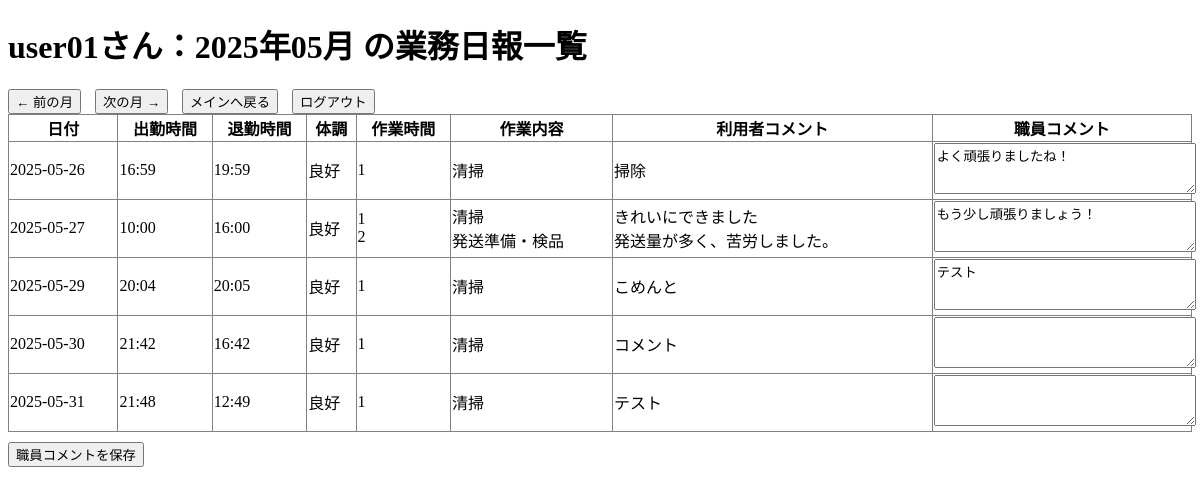
/report_list (signed in), run on an earlier commit of the app's database.
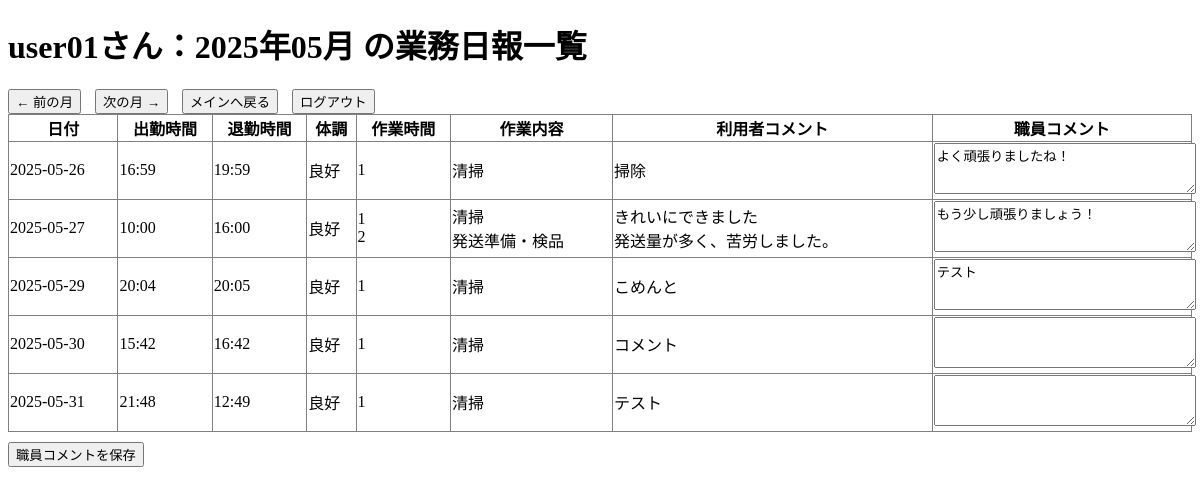
And on a later commit of the database.
### tables this page shows
CREATE TABLE users (
            user_id INTEGER PRIMARY KEY AUTOINCREMENT,
            username TEXT NOT NULL UNIQUE,
            password TEXT NOT NULL,
            name TEXT NOT NULL,
            role TEXT NOT NULL,
            created_at DATETIME DEFAULT CURRENT_TIMESTAMP
        );

CREATE TABLE reports (
            report_id INTEGER PRIMARY KEY AUTOINCREMENT,
            user_id INTEGER NOT NULL,
            report_date DATE NOT NULL,
            condition TEXT NOT NULL,
            start_time TIME NOT NULL,
            end_time TIME NOT NULL,
            work_time INTEGER NOT NULL,
            work_detail TEXT NOT NULL,
            user_comment TEXT,
            staff_comment TEXT,
            created_at DATETIME DEFAULT CURRENT_TIMESTAMP,
            updated_at DATETIME DEFAULT CURRENT_TIMESTAMP,
            FOREIGN KEY (user_id) REFERENCES users(user_id)
        );

### app.py (the view)
@app.route('/report_list', methods=['GET', 'POST'])
def report_list():
    if 'username' not in session:
        return redirect(url_for('login'))
    user_id = request.args.get('user_id')
    if user_id is not None:
        user_id = int(user_id)
    role = session.get('role')
    username = session['username']
    year = request.args.get('year', type=int)
    month = request.args.get('month', type=int)
    today = datetime.today()
    if not year or not month:
        year = today.year
        month = today.month
    first_day = datetime(year, month, 1)
    last_day = datetime(year, month, calendar.monthrange(year, month)[1])
    first_day_str = first_day.strftime('%Y-%m-%d')
    last_day_str = last_day.strftime('%Y-%m-%d')
    logger.debug(f"first_day_str = {repr(first_day_str)}")
    logger.debug(f"last_day_str = {repr(last_day_str)}")
    prev_month = first_day - timedelta(days=1)
    next_month = last_day + timedelta(days=1)
    conn = get_db()
    cursor = conn.cursor()
    if role == 'staff' and user_id:
        cursor.execute('SELECT report_id, report_date, typeof(report_date) FROM reports')
        for row in cursor.fetchall():
            print(f"report_id={row['report_id']}, report_date={row['report_date']}, type={row['typeof(report_date)']}")
        cursor.execute('''
            SELECT r.*, u.username,
                   group_concat(t.task_duration, '\n') as task_duration,
                   group_concat(t.task_name, '\n') as task_name,
                   group_concat(t.task_note, '\n') as task_note
            FROM reports r
            JOIN users u ON r.user_id = u.user_id
            LEFT JOIN report_tasks t ON r.report_id = t.report_id
            WHERE r.user_id = ? AND r.report_date BETWEEN ? AND ?
            GROUP BY r.report_id
            ORDER BY r.report_date ASC
        ''', (user_id, first_day_str, last_day_str))
        reports = cursor.fetchall()
        username_result = cursor.execute("SELECT username FROM users WHERE user_id = ?", (user_id,)).fetchone()
        display_username = username_result['username'] if username_result else '不明'
    else:
        cursor.execute('''
            SELECT r.*, u.username,
                   group_concat(t.task_duration, '\n') as task_duration,
                   group_concat(t.task_name, '\n') as task_name,
                   group_concat(t.task_note, '\n') as task_note
            FROM reports r
            JOIN users u ON r.user_id = u.user_id
            LEFT JOIN report_tasks t ON r.report_id = t.report_id
            WHERE u.username = ? AND r.report_date BETWEEN ? AND ?
            GROUP BY r.report_id
            ORDER BY r.report_date ASC
        ''', (username, first_day_str, last_day_str))
        reports = cursor.fetchall()
        display_username = username
    conn.close()
    return render_template('report_list.html',
                           reports=reports,
                           name=display_username,
                           user_id=user_id,
                           display_month=f"{year}年{month:02d}月",
                           year=year,
                           month=month,
                           prev_year=prev_month.year,
                           prev_month=prev_month.month,
                           next_year=next_month.year,
                           next_month=next_month.month,)

### app.py (called while the page is built)
def get_db():
    db = getattr(g, '_database', None)
    if db is None:
        base_dir = os.path.dirname(os.path.abspath(__file__))
        db_path = os.path.join(base_dir, 'your_database.db')  # ← ここは正しい DB ファイル名
        db = g._database = sqlite3.connect(db_path)
        db.row_factory = sqlite3.Row
    return db

@app.teardown_appcontext
def close_connection(exception):
    db = getattr(g, '_database', None)
    if db is not None:
        db.close()

### templates/report_list.html (shortened to what this page needs)
<!DOCTYPE html>
<html lang="ja">
<head>
    <link rel="stylesheet" href="{{ url_for('static', filename='style.css') }}">
</head>
<body>
    <h1>{{ name }}さん：{{ display_month }} の業務日報一覧</h1>
    <div class="nav-buttons">
        <form method="get" action="{{ url_for('report_list') }}">
            <button type="submit">&#8592; 前の月</button>
        </form>
        <form method="get" action="{{ url_for('report_list') }}">
            <button type="submit">次の月 &#8594;</button>
        </form>
        <form method="get" action="{{ url_for('main') }}">
            <button type="submit">メインへ戻る</button>
        </form>
        <form method="get" action="{{ url_for('logout') }}">
            <button type="submit">ログアウト</button>
        </form>
    </div>
    <form method="post" action="{{ url_for('update_staff_comments') }}">
        <table border="1" style="border-collapse: collapse; width: 100%;">
            <thead>
                <tr>
                    <th>日付</th>
                    <th>出勤時間</th>
                    <th>退勤時間</th>
                    <th>体調</th>
                    <th>作業時間</th>
                    <th>作業内容</th>
                    <th>利用者コメント</th>
                    <th>職員コメント</th>
                </tr>
            </thead>
            <tbody>
                {% for report in reports %}
                <tr>
                    <td>{{ report['report_date'] }}</td>
                    <td>{{ report['start_time'] }}</td>
                    <td>{{ report['end_time'] }}</td>
                    <td>{{ report['condition'] }}</td>
                    <td class="multiline">{{ report['task_duration'] | replace('\n', '<br>') | safe }}</td>
                    <td class="multiline">{{ report['task_name'] | replace('\n', '<br>') | safe }}</td>
                    <td class="multiline">{{ report['task_note'] | replace('\n', '<br>') | safe }}</td>
                    <td>
                        <textarea name="staff_comment_{{ report['report_id'] }}" rows="3" style="width: 100%;">{{ report['staff_comment'] or '' }}</textarea>
                    </td>
                </tr>
                {% endfor %}
            </tbody>
        </table>
        <button type="submit" style="margin-top: 10px;">職員コメントを保存</button>
    </form>
</body>
</html>

### templates/report_list.html (style rules this page uses)
.multiline { white-space: pre-line; }
.nav-buttons form { display: inline-block; margin-right: 10px; }

What changed in the data, as far as the page shows it:
changed reports (number 4 of 5 on the later page): start_time "21:42" → "15:42"
